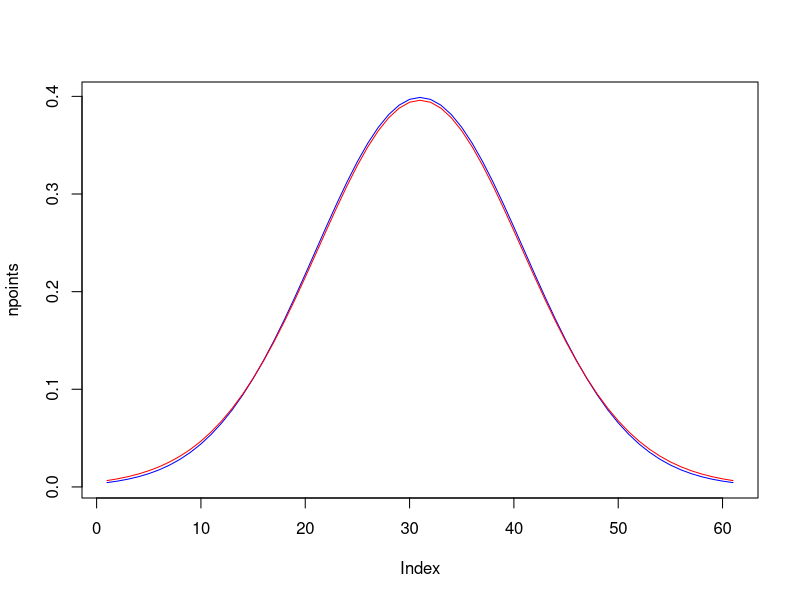

This figure's R source:
## ---- chunk 1
knitr::opts_chunk$set(echo = TRUE)
## ---- chunk 2
xbar <- 104 # sample mean
mu <- 100 # hypothetical population mean
n <- 35 # sample size
s <- 12 # sample standard deviation

# Calculate the test value
t <- (xbar - mu) / (s / sqrt(n))
t
## ---- chunk 3
ndata <- seq(-3, 3, by=0.1)
npoints <- dnorm(ndata)
tpoints <- dt(ndata, df=34)
plot(npoints, type="l", col="blue")
lines(tpoints, col="red")
## ---- chunk 4
pt(t, df=n-1, lower.tail = F) * 2
## ---- chunk 5
pnorm(t, lower.tail = F) * 2
## ---- chunk 6
alpha <- 0.05
talpha <- qt(1-alpha/2, df = n-1, lower.tail = T)
talpha
## ---- chunk 7
p.value <- pt(t, df=24, lower.tail = F) * 2
p.value
p.value > alpha
